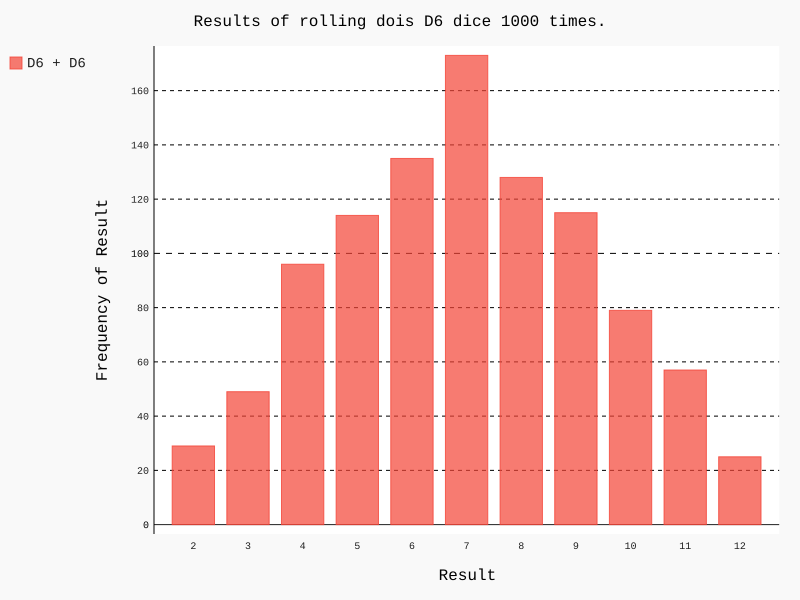

The script that drew this image:
from die import Die
import pygal


die_1 = Die()
die_2 = Die()

results = []

for roll_num in range(1000):
    result = die_1.roll() + die_2.roll()
    results.append(result)
    #print(results)
frequencies = []
max_result = die_1.num_sides + die_2.num_sides
for value in range(2, max_result + 1):
    frequency = results.count(value)
    frequencies.append(frequency)
   # print(frequencies)

hist = pygal.Bar()
hist.title = "Results of rolling dois D6 dice 1000 times."
hist.x_labels = ['2', '3', '4', '5', '6', '7', '8', '9', '10', '11', '12']
hist.x_title = "Result"
hist.y_title = "Frequency of Result"
hist.add('D6 + D6', frequencies)
hist.render_to_file('dice_visual.svg')
